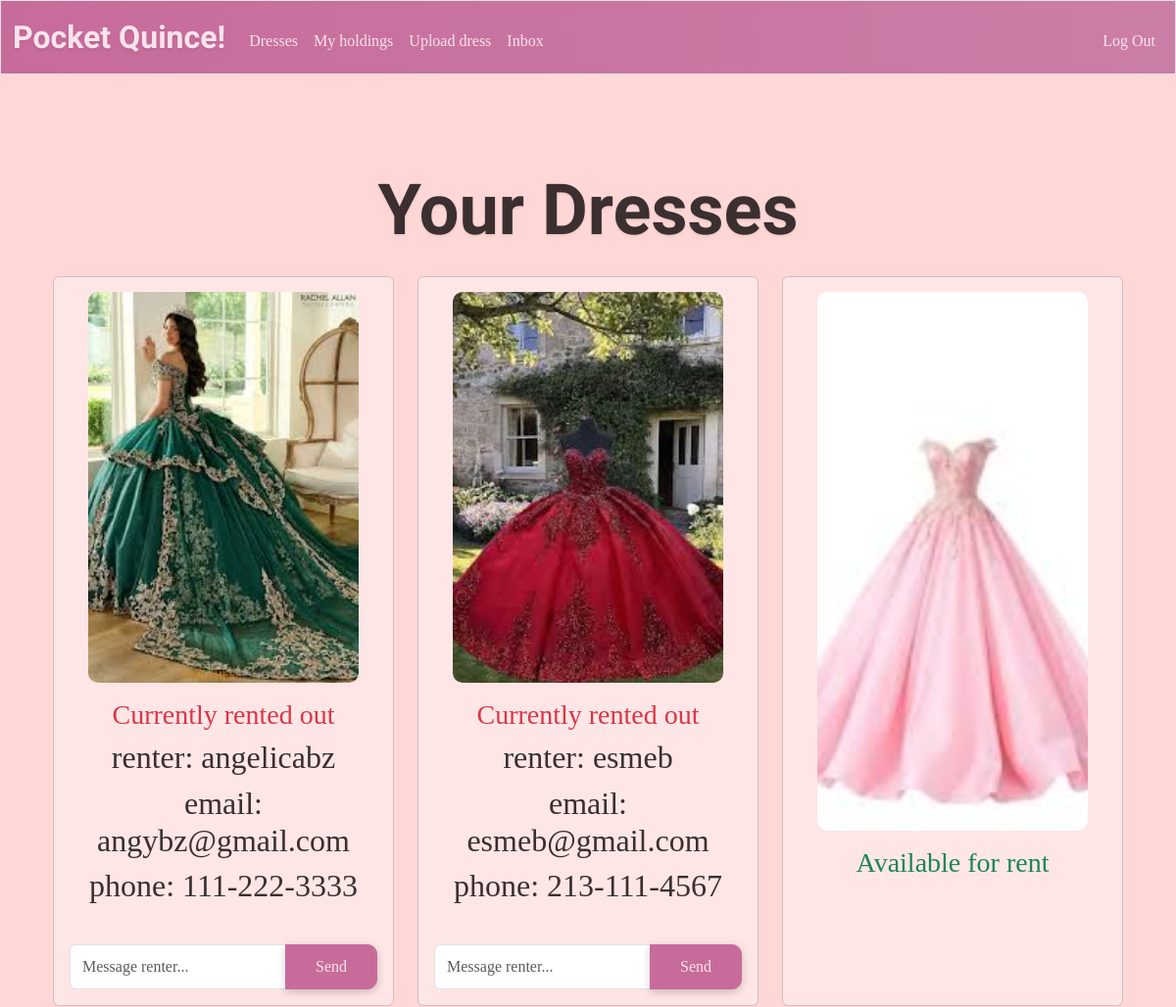
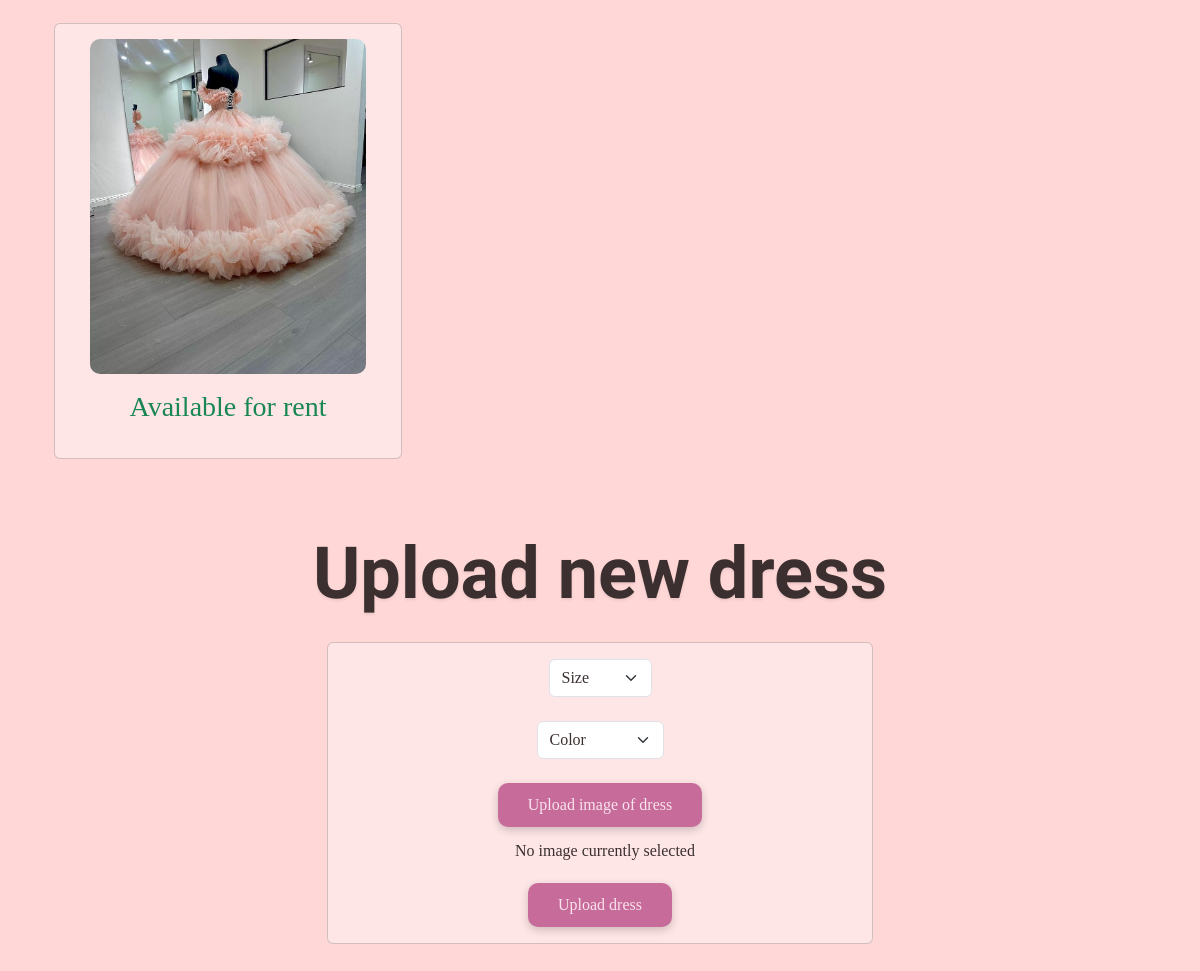
Page /upload (signed in) on the committed database (2 pictures, top to bottom).
### tables this page shows
CREATE TABLE dresses (
    id INTEGER PRIMARY KEY AUTOINCREMENT,
    size TEXT NOT NULL,
    color TEXT NOT NULL,
    owner INTEGER NOT NULL,
    image_url TEXT,
    time_posted TEXT NOT NULL DEFAULT CURRENT_TIMESTAMP,
    FOREIGN KEY (owner) REFERENCES users(id)
);

CREATE TABLE users (
id INTEGER PRIMARY KEY AUTOINCREMENT NOT NULL, 
username TEXT NOT NULL UNIQUE, 
email TEXT NOT NULL, 
phone TEXT NOT NULL, 
hash TEXT NOT NULL
);

### app.py (the view)
@app.route("/upload", methods=["GET", "POST"])
@login_required
def upload():
    if request.method == "POST":
        db = get_db() # Establish database connection to wardrobe.db
        size = request.form.get("size")
        if not size:
            return apology("Must input size")
        color = request.form.get("color")
        if not color:
            return apology("Must input color")
        image = request.files.get("dressImage")
        if not image:
            return apology("Must upload dress image")
        cur = db.execute("INSERT INTO dresses (size, color, owner) VALUES (?,?,?)",
            (size, color, session["user_id"]),)
        db.commit() # Save database changes
        dress_id = cur.lastrowid
        root, ext = os.path.splitext(secure_filename(image.filename))
        filename = f"{dress_id}{ext}"
        filepath = os.path.join(app.config["UPLOAD_FOLDER"], filename)
        image.save(filepath) # Writes image to file path
        image_url = url_for("static", filename=f"uploads/{filename}")
        db.execute("UPDATE dresses SET image_url = ? WHERE id = ?",
            (image_url, dress_id),)
        db.commit() # Commit database changes
        flash("Dress uploaded!")
        return redirect("/") # goes to dress catalog
    else: # Show all dress owned by current user, and renter information if any
        db = get_db() # Establish database connection to wardrobe.db
        dressesBuffer = db.execute("SELECT * FROM dresses WHERE owner = ?", (session["user_id"],)).fetchall()
        dresses = [] # Empty list for dresses to be added to
        for dress in dressesBuffer:
            dress = dict(dress)  # Convert row object to dictionary- so it's not readonly- to allow changes
            renter = db.execute("SELECT users.id as renter_id, users.username, users.email, users.phone FROM users JOIN holdings ON users.id = holdings.user_id WHERE holdings.dress_id = ? AND holdings.rent_end IS NULL", (dress["id"],)).fetchone()
            if renter: # Check if dress is rented out
                dress["renter_id"] = renter["renter_id"]
                dress["renter"] = renter["username"]
                dress["renter_email"] = renter["email"]
                dress["renter_phone"] = renter["phone"]
            else: # Dress is not rented out
                dress["renter_id"] = None
                dress["renter"] = None
                dress["renter_email"] = None
                dress["renter_phone"] = None
            dresses.append(dress) # Add new dress to total list, as dictionary
        return render_template("upload.html", dresses=dresses)

### app.py (called while the page is built)
def get_db():
    if "db" not in g: # Check if database connection already exists
        g.db = sqlite3.connect(DATABASE) # Open database and store connection for reuse
        g.db.row_factory = sqlite3.Row # Enable dictionary-like row access for reading
    return g.db # Return database connection

@app.after_request
def after_request(response):
    response.headers["Cache-Control"] = "no-cache, no-store, must-revalidate"
    response.headers["Expires"] = 0
    response.headers["Pragma"] = "no-cache"
    return response

### help.py (called while the page is built)
def login_required(f):
    @wraps(f)
    def decorated_function(*args, **kwargs):
        if session.get("user_id") is None:
            return redirect("/login")
        return f(*args, **kwargs)
    return decorated_function

### templates/upload.html (shortened to what this page needs)
{% extends "layout.html" %}
{% block main %}
    <h1 class = "imperial mb-4 mt-5">Your Dresses</h1>
    {% if dresses|length == 0 %}
        <h3 class = "body-font">You have not uploaded any dresses yet.</h3>
    {% else %}
        <div class="container">
            <div class="row">
                {% for dress in dresses %}
                    <div class = "col-md-4 mb-4">
                        <div class = "card dress-card">
                            <img class = "catalogImage mx-auto d-block" src = "{{ dress['image_url'] }}">
                            <div class = "card-body">
                                {% if dress.renter_id %}
                                    <h3 class = "body-font text-danger">Currently rented out</h3>
                                    <h2 class = "body-font">{{ "renter: " + dress["renter"] }}</h2>
                                    <h2 class = "body-font">{{ "email: " + dress["renter_email"]}}</h2>
                                    <h2 class = "body-font">{{ "phone: " + dress["renter_phone"]}}</h2>
                                    <br>
                                    <form action="/messages" method="post" class="mt-2">
                                        <div class="input-group">
                                            <input type="text" name="body" class="form-control body-font" placeholder="Message renter..." required>
                                            <button type="submit" class="btn btn-primary btn-sm body-font">Send</button>
                                        </div>
                                    </form>
                                {% else %}
                                    <h3 class = "body-font text-success">Available for rent</h3>
                                {% endif %}
                            </div>
                        </div>
                    </div>
                {% endfor %}
            {% endif %}
    <form action="/upload" method="post" enctype="multipart/form-data">
        <h1 class = "imperial mb-4 mt-5">Upload new dress</h1>
        <div class = " card p-3 text-center upload-card">
            <select class="form-select mx-auto w-auto body-font" name="size" required>
                <option value="" selected="">Size</option>
            </select>
            <br>
            <select class="form-select mx-auto w-auto body-font" name="color" required>
                <option value="" selected="">Color</option>
            </select>
            <br>
            <label for="image_uploads" class = "form-btn btn-primary body-font">Upload image of dress</label>
            <div class = "preview mt-2">
                <p class = "body-font">No image currently selected</p>
            </div>
            <button type="submit" class = "form-btn btn-primary block body-font">Upload dress</button>
        </div>
    </form>
{% endblock %}

### static/style.css (style rules this page uses)
body { background-color: #FFD7D7; }
.imperial { font-family: 'Imperial Script', cursive; text-shadow: 0px 2px 3px rgba(0,0,0,0.08); font-weight: 700; font-size: 450%; color: #3B2F2F; }
.body-font { font-family: 'Merriweather', serif; color: #3B2F2F }
.btn-primary { background-color: #C76B9B; color: #F9E3EC; border-color: #C76B9B; font-size: 1rem; border-radius: 10px; padding: 10px 30px; box-shadow: 0px 3px 8px rgba(0, 0, 0, 0.2); }
.catalogImage { width: 80%; height: 80%; max-height: 550px; object-fit: cover; object-position: center; border-radius: 10px; }
.dress-card { padding-top: 15px; height: 100%; }
.card { background-color: #FFE6E6; }
form p { line-height: 32px; padding-left: 10px; }
form label, form button { background-color: #C76B9B; border: 1px #C76B9B; padding: 5px 10px; border-radius: 900px; box-shadow: 0px 3px 8px rgba(0, 0, 0, 0.2); font-size: 0.8rem; height: auto; display: inline-block; width: auto; cursor: pointer; }
form .upload-card { width: 50%; margin: 0 auto; display: flex; flex-direction: column; align-items: center; }

### rows in the picture
dresses: image_url (picture)
users: username "renter: angelicabz", email "email: angybz@gmail.com", phone "phone: 111-222-3333"
dresses: image_url (picture)
users: username "renter: esmeb", email "email: esmeb@gmail.com", phone "phone: 213-111-4567"
dresses: image_url (picture), shows "Available for rent"
dresses: image_url (picture), shows "Available for rent"
